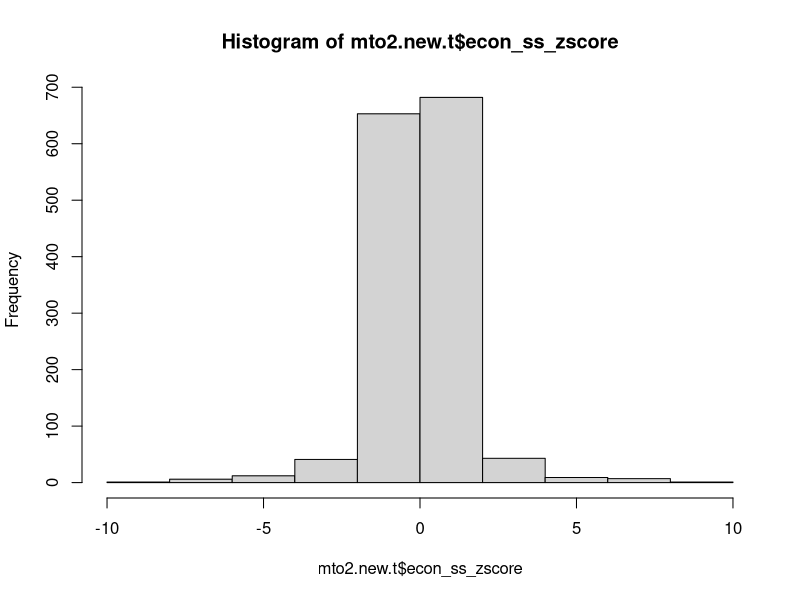
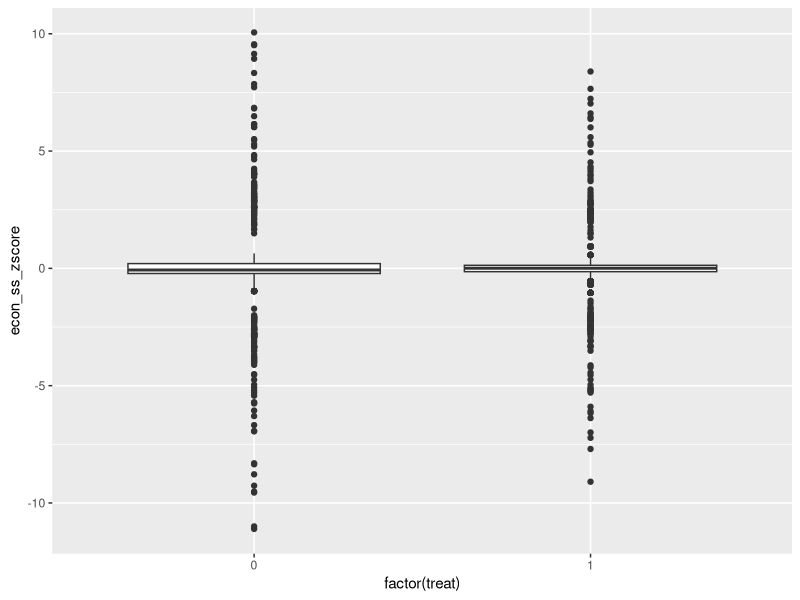

The R source for these figures, in order:
## ---- chunk 1
mto2 <- read.csv("data/mto2_HW9.csv")
library(tidyverse)
## ---- chunk 2
mto2.new <- mto2 %>%
  mutate(treat = if_else(group == 'lpv', 1, 0))
num.1 = nrow(subset(mto2.new, treat == 1))
num.0 = nrow(subset(mto2.new, treat == 0))
num.1
num.0
## ---- chunk 3
mto2.new.t <- mto2.new%>%
  filter(treat == 1)
hist(mto2.new.t$econ_ss_zscore)
summary(mto2.new.t$econ_ss_zscore)
sampt.mean <- mean(mto2.new.t$econ_ss_zscore)
sampt.sd <- sd(mto2.new.t$econ_ss_zscore)
sampt.mean
sampt.sd
## ---- chunk 4
se.t.hat <- sampt.sd/(sqrt(num.1))
se.t.hat
## ---- chunk 5
num.1
ci.90.t <-  c(sampt.mean - qt(0.95,df = num.1 - 1)*se.t.hat, 
  sampt.mean + qt(0.95,num.1 - 1)*se.t.hat)
ci.90.t

## ---- chunk 6

se.t.hat <- sampt.sd/(sqrt(num.1))
se.t.hat

## ---- chunk 7
input <- (sampt.mean - 0)/se.t.hat
input
## ---- chunk 8
2*(pt(input, num.1 - 1))
## ---- chunk 9
mto2.new %>%
 ggplot(aes(y = econ_ss_zscore, x = factor(treat))) + 
  geom_boxplot()
## ---- chunk 10
num.t <- num.1
num.t
se.t.hat
sampt.mean
num.c <- num.0

mto2.new.c <- mto2.new%>%
  filter(treat == 0)

sampc.mean <- mean(mto2.new.c$econ_ss_zscore)
sampc.sd <- sd(mto2.new.c$econ_ss_zscore)

se.c.hat <- sampc.sd/(sqrt(num.c))
# difference in mean self-sufficiency

se.dif <- sqrt(se.t.hat^2 + se.c.hat^2)
se.dif

sample.diff = sampt.mean - sampc.mean

t95 <- qt(0.975, num.t + num.c - 2)
t95
t99 <- qt(0.995, num.t + num.c - 2)
t99

#95% confidence interval 
diff.ci95 <- c(sample.diff - t95*se.dif, sample.diff + t95*se.dif)
diff.ci95

#99% confidence interval for each group
diff.ci99 <- c(sample.diff - t99*se.dif, sample.diff + t99*se.dif)
diff.ci99


## ---- chunk 11
se.dif <- sqrt(se.t.hat^2 + se.c.hat^2)
se.dif
## ---- chunk 12
se.away = sample.diff/se.dif
se.away
## ---- chunk 13
pvalue = 2*(1-pt(se.away, num.t + num.c - 2))
pvalue
## ---- chunk 14
t.test(econ_ss_zscore ~ treat, data = mto2.new, alternative = 'two.sided', 
       var.equal = FALSE, conf.level = 0.95)
## ---- chunk 15
t.test(econ_ss_zscore ~ treat, data = mto2.new, alternative = 'less', 
       var.equal = FALSE, conf.level = 0.95)

## ---- chunk 16
t.test(econ_ss_zscore ~ treat, data = mto2.new, alternative = 'two.sided', 
       var.equal = TRUE, conf.level = 0.95)
